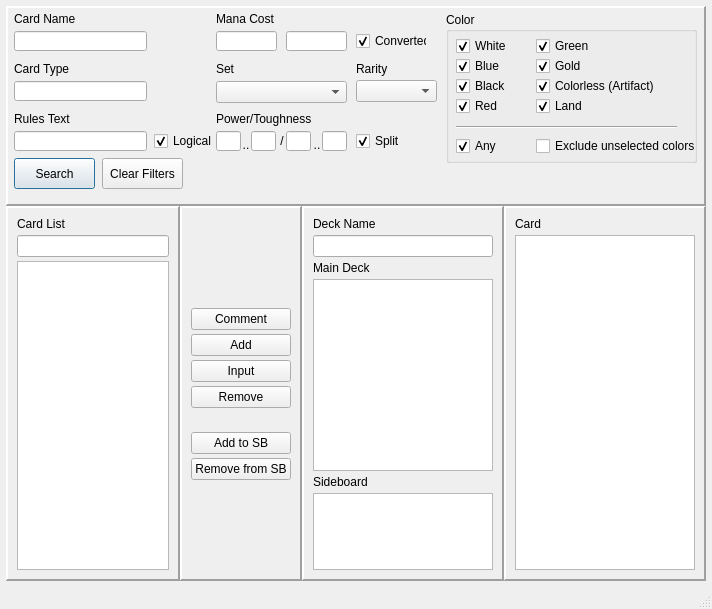
<?xml version="1.0" encoding="UTF-8"?>
<ui version="4.0">
 <class>MainWindow</class>
 <widget class="QMainWindow" name="MainWindow">
  <property name="geometry">
   <rect>
    <x>0</x>
    <y>0</y>
    <width>712</width>
    <height>609</height>
   </rect>
  </property>
  <property name="windowTitle">
   <string>MainWindow</string>
  </property>
  <widget class="QWidget" name="centralwidget">
   <layout class="QVBoxLayout" name="verticalLayout_5" stretch="0,1">
    <property name="spacing">
     <number>0</number>
    </property>
    <property name="margin">
     <number>6</number>
    </property>
    <item>
     <widget class="QFrame" name="frame_2">
      <property name="enabled">
       <bool>true</bool>
      </property>
      <property name="sizePolicy">
       <sizepolicy hsizetype="Expanding" vsizetype="Fixed">
        <horstretch>0</horstretch>
        <verstretch>0</verstretch>
       </sizepolicy>
      </property>
      <property name="minimumSize">
       <size>
        <width>700</width>
        <height>200</height>
       </size>
      </property>
      <property name="frameShape">
       <enum>QFrame::Panel</enum>
      </property>
      <property name="frameShadow">
       <enum>QFrame::Raised</enum>
      </property>
      <property name="lineWidth">
       <number>2</number>
      </property>
      <widget class="QLabel" name="label_6">
       <property name="geometry">
        <rect>
         <x>210</x>
         <y>55</y>
         <width>46</width>
         <height>16</height>
        </rect>
       </property>
       <property name="text">
        <string>Set</string>
       </property>
      </widget>
      <widget class="QCheckBox" name="chkConverted">
       <property name="geometry">
        <rect>
         <x>350</x>
         <y>25</y>
         <width>71</width>
         <height>20</height>
        </rect>
       </property>
       <property name="text">
        <string>Converted</string>
       </property>
       <property name="checked">
        <bool>true</bool>
       </property>
      </widget>
      <widget class="QCheckBox" name="chkRegex">
       <property name="geometry">
        <rect>
         <x>148</x>
         <y>125</y>
         <width>72</width>
         <height>20</height>
        </rect>
       </property>
       <property name="toolTip">
        <string>Search with , as ors and spaces as ands.
Example: flying haste, flying first strike</string>
       </property>
       <property name="text">
        <string>Logical</string>
       </property>
       <property name="checked">
        <bool>true</bool>
       </property>
      </widget>
      <widget class="QLineEdit" name="fltName">
       <property name="geometry">
        <rect>
         <x>8</x>
         <y>25</y>
         <width>133</width>
         <height>20</height>
        </rect>
       </property>
      </widget>
      <widget class="QLabel" name="label">
       <property name="geometry">
        <rect>
         <x>8</x>
         <y>5</y>
         <width>131</width>
         <height>16</height>
        </rect>
       </property>
       <property name="text">
        <string>Card Name</string>
       </property>
      </widget>
      <widget class="QLineEdit" name="fltType">
       <property name="geometry">
        <rect>
         <x>8</x>
         <y>75</y>
         <width>133</width>
         <height>20</height>
        </rect>
       </property>
      </widget>
      <widget class="QLabel" name="label_3">
       <property name="geometry">
        <rect>
         <x>8</x>
         <y>105</y>
         <width>131</width>
         <height>16</height>
        </rect>
       </property>
       <property name="text">
        <string>Rules Text</string>
       </property>
      </widget>
      <widget class="QLineEdit" name="fltRules">
       <property name="geometry">
        <rect>
         <x>8</x>
         <y>125</y>
         <width>133</width>
         <height>20</height>
        </rect>
       </property>
      </widget>
      <widget class="QLabel" name="label_2">
       <property name="geometry">
        <rect>
         <x>8</x>
         <y>55</y>
         <width>131</width>
         <height>16</height>
        </rect>
       </property>
       <property name="text">
        <string>Card Type</string>
       </property>
      </widget>
      <widget class="QLineEdit" name="fltCostFrom">
       <property name="geometry">
        <rect>
         <x>210</x>
         <y>25</y>
         <width>61</width>
         <height>20</height>
        </rect>
       </property>
      </widget>
      <widget class="QLabel" name="label_4">
       <property name="geometry">
        <rect>
         <x>210</x>
         <y>5</y>
         <width>131</width>
         <height>16</height>
        </rect>
       </property>
       <property name="text">
        <string>Mana Cost</string>
       </property>
      </widget>
      <widget class="QLabel" name="label_5">
       <property name="geometry">
        <rect>
         <x>210</x>
         <y>105</y>
         <width>131</width>
         <height>16</height>
        </rect>
       </property>
       <property name="text">
        <string>Power/Toughness</string>
       </property>
      </widget>
      <widget class="QGroupBox" name="groupBox">
       <property name="geometry">
        <rect>
         <x>440</x>
         <y>6</y>
         <width>251</width>
         <height>151</height>
        </rect>
       </property>
       <property name="title">
        <string>Color</string>
       </property>
       <widget class="QCheckBox" name="chkWhite">
        <property name="geometry">
         <rect>
          <x>10</x>
          <y>25</y>
          <width>72</width>
          <height>18</height>
         </rect>
        </property>
        <property name="text">
         <string>White</string>
        </property>
        <property name="checked">
         <bool>true</bool>
        </property>
       </widget>
       <widget class="QCheckBox" name="chkBlue">
        <property name="geometry">
         <rect>
          <x>10</x>
          <y>45</y>
          <width>72</width>
          <height>18</height>
         </rect>
        </property>
        <property name="text">
         <string>Blue</string>
        </property>
        <property name="checked">
         <bool>true</bool>
        </property>
       </widget>
       <widget class="QCheckBox" name="chkBlack">
        <property name="geometry">
         <rect>
          <x>10</x>
          <y>65</y>
          <width>72</width>
          <height>18</height>
         </rect>
        </property>
        <property name="text">
         <string>Black</string>
        </property>
        <property name="checked">
         <bool>true</bool>
        </property>
       </widget>
       <widget class="QCheckBox" name="chkRed">
        <property name="geometry">
         <rect>
          <x>10</x>
          <y>85</y>
          <width>72</width>
          <height>18</height>
         </rect>
        </property>
        <property name="text">
         <string>Red</string>
        </property>
        <property name="checked">
         <bool>true</bool>
        </property>
       </widget>
       <widget class="QCheckBox" name="chkGreen">
        <property name="geometry">
         <rect>
          <x>90</x>
          <y>25</y>
          <width>72</width>
          <height>18</height>
         </rect>
        </property>
        <property name="text">
         <string>Green</string>
        </property>
        <property name="checked">
         <bool>true</bool>
        </property>
       </widget>
       <widget class="QCheckBox" name="chkGold">
        <property name="geometry">
         <rect>
          <x>90</x>
          <y>45</y>
          <width>72</width>
          <height>18</height>
         </rect>
        </property>
        <property name="text">
         <string>Gold</string>
        </property>
        <property name="checked">
         <bool>true</bool>
        </property>
       </widget>
       <widget class="QCheckBox" name="chkColorless">
        <property name="geometry">
         <rect>
          <x>90</x>
          <y>65</y>
          <width>145</width>
          <height>18</height>
         </rect>
        </property>
        <property name="text">
         <string>Colorless (Artifact)</string>
        </property>
        <property name="checked">
         <bool>true</bool>
        </property>
       </widget>
       <widget class="QCheckBox" name="chkLand">
        <property name="geometry">
         <rect>
          <x>90</x>
          <y>85</y>
          <width>72</width>
          <height>18</height>
         </rect>
        </property>
        <property name="text">
         <string>Land</string>
        </property>
        <property name="checked">
         <bool>true</bool>
        </property>
       </widget>
       <widget class="QCheckBox" name="chkExclude">
        <property name="geometry">
         <rect>
          <x>90</x>
          <y>125</y>
          <width>161</width>
          <height>18</height>
         </rect>
        </property>
        <property name="text">
         <string>Exclude unselected colors</string>
        </property>
       </widget>
       <widget class="QCheckBox" name="chkAny">
        <property name="geometry">
         <rect>
          <x>10</x>
          <y>125</y>
          <width>72</width>
          <height>18</height>
         </rect>
        </property>
        <property name="text">
         <string>Any</string>
        </property>
        <property name="checked">
         <bool>true</bool>
        </property>
       </widget>
       <widget class="Line" name="line">
        <property name="geometry">
         <rect>
          <x>10</x>
          <y>107</y>
          <width>221</width>
          <height>16</height>
         </rect>
        </property>
        <property name="orientation">
         <enum>Qt::Horizontal</enum>
        </property>
       </widget>
      </widget>
      <widget class="QLineEdit" name="fltCostTo">
       <property name="geometry">
        <rect>
         <x>280</x>
         <y>25</y>
         <width>61</width>
         <height>20</height>
        </rect>
       </property>
      </widget>
      <widget class="QComboBox" name="fltSet">
       <property name="geometry">
        <rect>
         <x>210</x>
         <y>75</y>
         <width>131</width>
         <height>22</height>
        </rect>
       </property>
      </widget>
      <widget class="QLabel" name="label_13">
       <property name="geometry">
        <rect>
         <x>350</x>
         <y>55</y>
         <width>46</width>
         <height>16</height>
        </rect>
       </property>
       <property name="text">
        <string>Rarity</string>
       </property>
      </widget>
      <widget class="QComboBox" name="fltRarity">
       <property name="geometry">
        <rect>
         <x>350</x>
         <y>74</y>
         <width>81</width>
         <height>22</height>
        </rect>
       </property>
      </widget>
      <widget class="QCheckBox" name="chkSplit">
       <property name="geometry">
        <rect>
         <x>350</x>
         <y>125</y>
         <width>71</width>
         <height>20</height>
        </rect>
       </property>
       <property name="text">
        <string>Split</string>
       </property>
       <property name="checked">
        <bool>true</bool>
       </property>
      </widget>
      <widget class="QLineEdit" name="fltPowFrom">
       <property name="geometry">
        <rect>
         <x>210</x>
         <y>125</y>
         <width>25</width>
         <height>20</height>
        </rect>
       </property>
      </widget>
      <widget class="QLineEdit" name="fltPowTo">
       <property name="geometry">
        <rect>
         <x>245</x>
         <y>125</y>
         <width>25</width>
         <height>20</height>
        </rect>
       </property>
      </widget>
      <widget class="QPushButton" name="btnSearch">
       <property name="geometry">
        <rect>
         <x>8</x>
         <y>152</y>
         <width>81</width>
         <height>31</height>
        </rect>
       </property>
       <property name="text">
        <string>Search</string>
       </property>
       <property name="shortcut">
        <string>Return</string>
       </property>
       <property name="autoDefault">
        <bool>true</bool>
       </property>
       <property name="default">
        <bool>true</bool>
       </property>
      </widget>
      <widget class="QPushButton" name="btnClear">
       <property name="geometry">
        <rect>
         <x>96</x>
         <y>152</y>
         <width>81</width>
         <height>31</height>
        </rect>
       </property>
       <property name="text">
        <string>Clear Filters</string>
       </property>
      </widget>
      <widget class="QLineEdit" name="fltTghFrom">
       <property name="geometry">
        <rect>
         <x>280</x>
         <y>125</y>
         <width>25</width>
         <height>20</height>
        </rect>
       </property>
      </widget>
      <widget class="QLineEdit" name="fltTghTo">
       <property name="geometry">
        <rect>
         <x>316</x>
         <y>125</y>
         <width>25</width>
         <height>20</height>
        </rect>
       </property>
      </widget>
      <widget class="QLabel" name="lblPtSlash">
       <property name="geometry">
        <rect>
         <x>270</x>
         <y>126</y>
         <width>12</width>
         <height>17</height>
        </rect>
       </property>
       <property name="text">
        <string>/</string>
       </property>
       <property name="alignment">
        <set>Qt::AlignCenter</set>
       </property>
      </widget>
      <widget class="QLabel" name="lblPowTo">
       <property name="geometry">
        <rect>
         <x>234</x>
         <y>129</y>
         <width>12</width>
         <height>20</height>
        </rect>
       </property>
       <property name="text">
        <string>..</string>
       </property>
       <property name="alignment">
        <set>Qt::AlignCenter</set>
       </property>
      </widget>
      <widget class="QLabel" name="lblTghTo">
       <property name="geometry">
        <rect>
         <x>305</x>
         <y>129</y>
         <width>12</width>
         <height>20</height>
        </rect>
       </property>
       <property name="text">
        <string>..</string>
       </property>
       <property name="alignment">
        <set>Qt::AlignCenter</set>
       </property>
      </widget>
     </widget>
    </item>
    <item>
     <layout class="QHBoxLayout" name="horizontalLayout">
      <item>
       <widget class="QFrame" name="frame">
        <property name="maximumSize">
         <size>
          <width>250</width>
          <height>16777215</height>
         </size>
        </property>
        <property name="frameShape">
         <enum>QFrame::Panel</enum>
        </property>
        <property name="frameShadow">
         <enum>QFrame::Raised</enum>
        </property>
        <property name="lineWidth">
         <number>2</number>
        </property>
        <property name="midLineWidth">
         <number>0</number>
        </property>
        <layout class="QVBoxLayout" name="verticalLayout_2">
         <property name="spacing">
          <number>4</number>
         </property>
         <item>
          <widget class="QLabel" name="lblCard">
           <property name="maximumSize">
            <size>
             <width>240</width>
             <height>16777215</height>
            </size>
           </property>
           <property name="text">
            <string>Card List</string>
           </property>
           <property name="buddy">
            <cstring>cardFilter</cstring>
           </property>
          </widget>
         </item>
         <item>
          <widget class="QLineEdit" name="cardFilter">
           <property name="maximumSize">
            <size>
             <width>240</width>
             <height>16777215</height>
            </size>
           </property>
          </widget>
         </item>
         <item>
          <widget class="QListWidget" name="cardList">
           <property name="sizePolicy">
            <sizepolicy hsizetype="Expanding" vsizetype="Expanding">
             <horstretch>0</horstretch>
             <verstretch>0</verstretch>
            </sizepolicy>
           </property>
           <property name="minimumSize">
            <size>
             <width>150</width>
             <height>0</height>
            </size>
           </property>
           <property name="maximumSize">
            <size>
             <width>240</width>
             <height>16777215</height>
            </size>
           </property>
           <property name="dragDropMode">
            <enum>QAbstractItemView::DragOnly</enum>
           </property>
           <property name="alternatingRowColors">
            <bool>true</bool>
           </property>
           <property name="uniformItemSizes">
            <bool>true</bool>
           </property>
          </widget>
         </item>
        </layout>
       </widget>
      </item>
      <item>
       <widget class="QFrame" name="frame">
        <property name="frameShape">
         <enum>QFrame::Panel</enum>
        </property>
        <property name="frameShadow">
         <enum>QFrame::Raised</enum>
        </property>
        <property name="lineWidth">
         <number>2</number>
        </property>
        <property name="midLineWidth">
         <number>0</number>
        </property>
        <layout class="QVBoxLayout" name="verticalLayout">
         <property name="spacing">
          <number>4</number>
         </property>
         <item>
          <spacer name="verticalSpacer_2">
           <property name="orientation">
            <enum>Qt::Vertical</enum>
           </property>
           <property name="sizeType">
            <enum>QSizePolicy::Expanding</enum>
           </property>
           <property name="sizeHint" stdset="0">
            <size>
             <width>20</width>
             <height>38</height>
            </size>
           </property>
          </spacer>
         </item>
         <item>
          <widget class="QPushButton" name="btnComment">
           <property name="text">
            <string>Comment</string>
           </property>
          </widget>
         </item>
         <item>
          <widget class="QPushButton" name="btnAdd">
           <property name="text">
            <string>Add</string>
           </property>
          </widget>
         </item>
         <item>
          <widget class="QPushButton" name="btnInput">
           <property name="text">
            <string>Input</string>
           </property>
          </widget>
         </item>
         <item>
          <widget class="QPushButton" name="btnRemove">
           <property name="text">
            <string>Remove</string>
           </property>
          </widget>
         </item>
         <item>
          <spacer name="verticalSpacer">
           <property name="orientation">
            <enum>Qt::Vertical</enum>
           </property>
           <property name="sizeType">
            <enum>QSizePolicy::Fixed</enum>
           </property>
           <property name="sizeHint" stdset="0">
            <size>
             <width>20</width>
             <height>20</height>
            </size>
           </property>
          </spacer>
         </item>
         <item>
          <widget class="QPushButton" name="btnAddSB">
           <property name="text">
            <string>Add to SB</string>
           </property>
          </widget>
         </item>
         <item>
          <widget class="QPushButton" name="btnRemoveSB">
           <property name="text">
            <string>Remove from SB</string>
           </property>
          </widget>
         </item>
         <item>
          <spacer name="verticalSpacer_3">
           <property name="orientation">
            <enum>Qt::Vertical</enum>
           </property>
           <property name="sizeHint" stdset="0">
            <size>
             <width>20</width>
             <height>40</height>
            </size>
           </property>
          </spacer>
         </item>
        </layout>
       </widget>
      </item>
      <item>
       <widget class="QFrame" name="frame">
        <property name="frameShape">
         <enum>QFrame::Panel</enum>
        </property>
        <property name="frameShadow">
         <enum>QFrame::Raised</enum>
        </property>
        <property name="lineWidth">
         <number>2</number>
        </property>
        <property name="midLineWidth">
         <number>0</number>
        </property>
        <layout class="QVBoxLayout" name="verticalLayout_3">
         <property name="spacing">
          <number>4</number>
         </property>
         <item>
          <widget class="QLabel" name="label_16">
           <property name="text">
            <string>Deck Name</string>
           </property>
           <property name="buddy">
            <cstring>deckName</cstring>
           </property>
          </widget>
         </item>
         <item>
          <widget class="QLineEdit" name="deckName"/>
         </item>
         <item>
          <widget class="QLabel" name="label_18">
           <property name="text">
            <string>Main Deck</string>
           </property>
           <property name="buddy">
            <cstring>mainDeck</cstring>
           </property>
          </widget>
         </item>
         <item>
          <widget class="QTreeView" name="mainDeck">
           <property name="sizePolicy">
            <sizepolicy hsizetype="Expanding" vsizetype="MinimumExpanding">
             <horstretch>0</horstretch>
             <verstretch>0</verstretch>
            </sizepolicy>
           </property>
           <property name="acceptDrops">
            <bool>true</bool>
           </property>
           <property name="dragDropMode">
            <enum>QAbstractItemView::DragDrop</enum>
           </property>
           <property name="alternatingRowColors">
            <bool>true</bool>
           </property>
           <property name="rootIsDecorated">
            <bool>false</bool>
           </property>
           <property name="itemsExpandable">
            <bool>false</bool>
           </property>
          </widget>
         </item>
         <item>
          <widget class="QLabel" name="label_17">
           <property name="text">
            <string>Sideboard</string>
           </property>
           <property name="buddy">
            <cstring>sideBoard</cstring>
           </property>
          </widget>
         </item>
         <item>
          <widget class="QTreeView" name="sideBoard">
           <property name="sizePolicy">
            <sizepolicy hsizetype="Expanding" vsizetype="Expanding">
             <horstretch>0</horstretch>
             <verstretch>0</verstretch>
            </sizepolicy>
           </property>
           <property name="acceptDrops">
            <bool>true</bool>
           </property>
           <property name="dragDropMode">
            <enum>QAbstractItemView::DragDrop</enum>
           </property>
           <property name="alternatingRowColors">
            <bool>true</bool>
           </property>
           <property name="rootIsDecorated">
            <bool>false</bool>
           </property>
           <property name="itemsExpandable">
            <bool>false</bool>
           </property>
          </widget>
         </item>
        </layout>
       </widget>
      </item>
      <item>
       <widget class="QFrame" name="frame">
        <property name="frameShape">
         <enum>QFrame::Panel</enum>
        </property>
        <property name="frameShadow">
         <enum>QFrame::Raised</enum>
        </property>
        <property name="lineWidth">
         <number>2</number>
        </property>
        <property name="midLineWidth">
         <number>0</number>
        </property>
        <layout class="QVBoxLayout" name="verticalLayout_4">
         <property name="spacing">
          <number>4</number>
         </property>
         <item>
          <widget class="QLabel" name="label_19">
           <property name="frameShadow">
            <enum>QFrame::Plain</enum>
           </property>
           <property name="text">
            <string>Card</string>
           </property>
           <property name="buddy">
            <cstring>cardText</cstring>
           </property>
          </widget>
         </item>
         <item>
          <widget class="QTextEdit" name="cardText">
           <property name="html">
            <string>&lt;!DOCTYPE HTML PUBLIC &quot;-//W3C//DTD HTML 4.0//EN&quot; &quot;http://www.w3.org/TR/REC-html40/strict.dtd&quot;&gt;
&lt;html&gt;&lt;head&gt;&lt;meta name=&quot;qrichtext&quot; content=&quot;1&quot; /&gt;&lt;style type=&quot;text/css&quot;&gt;
p, li { white-space: pre-wrap; }
&lt;/style&gt;&lt;/head&gt;&lt;body style=&quot; font-family:'MS Shell Dlg 2'; font-size:8.25pt; font-weight:400; font-style:normal;&quot;&gt;
&lt;p style=&quot;-qt-paragraph-type:empty; margin-top:0px; margin-bottom:0px; margin-left:0px; margin-right:0px; -qt-block-indent:0; text-indent:0px; font-size:8pt;&quot;&gt;&lt;/p&gt;&lt;/body&gt;&lt;/html&gt;</string>
           </property>
          </widget>
         </item>
        </layout>
       </widget>
      </item>
     </layout>
    </item>
   </layout>
  </widget>
  <widget class="QMenuBar" name="menubar">
   <property name="geometry">
    <rect>
     <x>0</x>
     <y>0</y>
     <width>712</width>
     <height>21</height>
    </rect>
   </property>
  </widget>
  <widget class="QStatusBar" name="statusbar"/>
 </widget>
 <tabstops>
  <tabstop>fltName</tabstop>
  <tabstop>fltType</tabstop>
  <tabstop>fltRules</tabstop>
  <tabstop>chkRegex</tabstop>
  <tabstop>fltCostFrom</tabstop>
  <tabstop>fltCostTo</tabstop>
  <tabstop>chkConverted</tabstop>
  <tabstop>fltSet</tabstop>
  <tabstop>fltRarity</tabstop>
  <tabstop>fltPowFrom</tabstop>
  <tabstop>fltPowTo</tabstop>
  <tabstop>fltTghFrom</tabstop>
  <tabstop>fltTghTo</tabstop>
  <tabstop>chkSplit</tabstop>
  <tabstop>btnSearch</tabstop>
  <tabstop>btnClear</tabstop>
  <tabstop>cardFilter</tabstop>
  <tabstop>cardList</tabstop>
  <tabstop>btnComment</tabstop>
  <tabstop>btnAdd</tabstop>
  <tabstop>btnInput</tabstop>
  <tabstop>btnRemove</tabstop>
  <tabstop>btnAddSB</tabstop>
  <tabstop>btnRemoveSB</tabstop>
  <tabstop>deckName</tabstop>
  <tabstop>mainDeck</tabstop>
  <tabstop>sideBoard</tabstop>
  <tabstop>cardText</tabstop>
  <tabstop>chkWhite</tabstop>
  <tabstop>chkBlue</tabstop>
  <tabstop>chkBlack</tabstop>
  <tabstop>chkRed</tabstop>
  <tabstop>chkGreen</tabstop>
  <tabstop>chkGold</tabstop>
  <tabstop>chkColorless</tabstop>
  <tabstop>chkLand</tabstop>
  <tabstop>chkAny</tabstop>
  <tabstop>chkExclude</tabstop>
 </tabstops>
 <resources/>
 <connections>
  <connection>
   <sender>btnClear</sender>
   <signal>clicked()</signal>
   <receiver>fltRules</receiver>
   <slot>clear()</slot>
   <hints>
    <hint type="sourcelabel">
     <x>135</x>
     <y>199</y>
    </hint>
    <hint type="destinationlabel">
     <x>122</x>
     <y>162</y>
    </hint>
   </hints>
  </connection>
  <connection>
   <sender>btnClear</sender>
   <signal>clicked()</signal>
   <receiver>fltType</receiver>
   <slot>clear()</slot>
   <hints>
    <hint type="sourcelabel">
     <x>160</x>
     <y>189</y>
    </hint>
    <hint type="destinationlabel">
     <x>120</x>
     <y>113</y>
    </hint>
   </hints>
  </connection>
  <connection>
   <sender>btnClear</sender>
   <signal>clicked()</signal>
   <receiver>fltName</receiver>
   <slot>clear()</slot>
   <hints>
    <hint type="sourcelabel">
     <x>143</x>
     <y>188</y>
    </hint>
    <hint type="destinationlabel">
     <x>127</x>
     <y>64</y>
    </hint>
   </hints>
  </connection>
  <connection>
   <sender>btnClear</sender>
   <signal>clicked()</signal>
   <receiver>fltCostFrom</receiver>
   <slot>clear()</slot>
   <hints>
    <hint type="sourcelabel">
     <x>177</x>
     <y>185</y>
    </hint>
    <hint type="destinationlabel">
     <x>230</x>
     <y>64</y>
    </hint>
   </hints>
  </connection>
  <connection>
   <sender>btnClear</sender>
   <signal>clicked()</signal>
   <receiver>fltCostTo</receiver>
   <slot>clear()</slot>
   <hints>
    <hint type="sourcelabel">
     <x>144</x>
     <y>186</y>
    </hint>
    <hint type="destinationlabel">
     <x>297</x>
     <y>63</y>
    </hint>
   </hints>
  </connection>
  <connection>
   <sender>btnClear</sender>
   <signal>clicked()</signal>
   <receiver>fltPowFrom</receiver>
   <slot>clear()</slot>
   <hints>
    <hint type="sourcelabel">
     <x>108</x>
     <y>192</y>
    </hint>
    <hint type="destinationlabel">
     <x>236</x>
     <y>152</y>
    </hint>
   </hints>
  </connection>
  <connection>
   <sender>btnClear</sender>
   <signal>clicked()</signal>
   <receiver>fltPowTo</receiver>
   <slot>clear()</slot>
   <hints>
    <hint type="sourcelabel">
     <x>142</x>
     <y>194</y>
    </hint>
    <hint type="destinationlabel">
     <x>263</x>
     <y>161</y>
    </hint>
   </hints>
  </connection>
  <connection>
   <sender>btnClear</sender>
   <signal>clicked()</signal>
   <receiver>fltTghFrom</receiver>
   <slot>clear()</slot>
   <hints>
    <hint type="sourcelabel">
     <x>142</x>
     <y>194</y>
    </hint>
    <hint type="destinationlabel">
     <x>298</x>
     <y>161</y>
    </hint>
   </hints>
  </connection>
  <connection>
   <sender>btnClear</sender>
   <signal>clicked()</signal>
   <receiver>fltTghTo</receiver>
   <slot>clear()</slot>
   <hints>
    <hint type="sourcelabel">
     <x>142</x>
     <y>194</y>
    </hint>
    <hint type="destinationlabel">
     <x>333</x>
     <y>161</y>
    </hint>
   </hints>
  </connection>
 </connections>
</ui>
